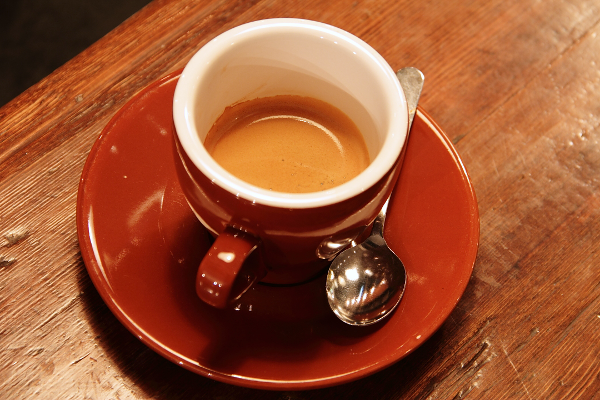
#> input picture skimage.data.coffee(), 600 x 400 px
$ jupyter execute '6cv + bonus.ipynb'
#> lines starting #> are read from the running program, lines starting #| are printed output that depends on the picture; after the words box and inside, x2 and y2 are one past the last pixel; in counts of white or black regions, pixels touching at a corner belong together
# 6. Fourierova transformácia
Fourierova transformácia (FT) je dôležitým nástrojom pri úprave signálov, ktoré rozkladá na
jednotlivé harmonické zložky. Hovoríme o prechode z časovej (rsp. priestorovej) oblasti do
frekvenčnej oblasti. Pre lepšie pochopenie uvedieme najskôr príklad použitia FT na signále šíriacom
sa pozdĺž jedného rozmeru zloženom z dvoch harmonických zložiek:

[cell 1]
import numpy as np
import matplotlib.pyplot as plt
from skimage.color import rgb2gray
from skimage import data, transform

from scipy import fft

[cell 2]
plt.rcParams['text.color'] = 'w'
plt.rcParams['xtick.color'] = 'w'
plt.rcParams['ytick.color'] = 'w'
plt.rcParams['axes.labelcolor'] = 'w'

[cell 3]
x = np.linspace(0, 8*np.pi, 150)

y_1 = 2*np.sin(x)
y_2 = 0.8*np.sin(10*x)

y = y_1 + y_2

y_f = fft.fft(y)

plt.figure(figsize=(15,5))
plt.subplot(121)
plt.plot(x,y)
plt.xlabel('x')
plt.ylabel('y')
plt.title('Funkcia z dvoch sinusov s roznym f a A')
plt.subplot(122)
plt.title('Fourrier transform of the signal')
plt.plot(np.abs(y_f))
#> figure, not shown here; panel 1: curve peaks at x = 14, y = 2.77; panel 2: curve peaks at x = 4, y = 149.4

Úpravou frekvenčného spektra pred vykonaním inverznej Fourierovej transformácie môžeme zo
signálu odfiltrovať niektoré harmonické zložky:

[cell 4]
y_f_removed_f = y_f
y_f_removed_f[10:140] = 0  + 0.j
plt.figure(figsize=(15,5))
plt.subplot(121)
plt.plot(np.abs(y_f))
plt.xlabel('y')
plt.ylabel('f')
plt.title('Frekvencne spektrum s jednym odstranenym peakom')
plt.subplot(122)
y_t = fft.ifft(y_f)
plt.plot(x,y_t)
plt.xlabel('x')
plt.ylabel('y')
#> figure, not shown here; panel 1: curve peaks at x = 4, y = 149.4; panel 2: curve peaks at x = 14.17, y = 2

[cell 5]
N = 1000
Fs  = 100 # Hz vzorkovacia frekvencia

T = N/Fs

x = np.linspace(0, 10*np.pi, N)

y_1 = np.sin(x) + np.sin(2*x) + np.sin(3*x)

f = np.linspace(0,N-1,N)*Fs/N

plt.figure(figsize=(15,5))
y_f = fft.fft(y_1)

plt.subplot(121)
plt.plot(y_1)
plt.xlabel('x')
plt.ylabel('y')
plt.grid()
plt.subplot(122)
plt.plot(f,np.real(y_f))
plt.axis([0,20,np.min(np.real(y_f))-1,np.max(np.real(y_f))+1])
plt.xlabel('Hz')
plt.ylabel('Y*Hz^-1')

plt.grid()
#> figure, not shown here; panel 1: curve peaks at x = 221, y = 2.5; panel 2: curve peaks at x = 1.5, y = 23.46

[cell 6]
N=100
x = np.array([np.linspace(0,10*np.pi,N)])
y = np.sin(x)
im = np.repeat(y, 100,axis=0)
plt.figure(figsize=(15,10))
plt.subplot(121)
plt.imshow(im)
plt.subplot(122)
im_fft= fft.fft2(im)

zero_center_im_fft = fft.fftshift(im_fft)

plt.imshow(np.log(1+np.abs(zero_center_im_fft)))

[cell 7]
im = rgb2gray(data.coffee())
plt.figure(figsize=(20,15))
plt.subplot(121)
plt.imshow(im,cmap='gray')
plt.subplot(122)
im_fft= fft.fft2(im)
zero_center_im_fft = fft.fftshift(im_fft)
plt.imshow(np.log(1+np.abs(zero_center_im_fft)))

[cell 8]
plt.figure(figsize=(20,15))
plt.subplot(121)
pxls = 40

im_fft= fft.fft2(im)
zero_center_im_fft = fft.fftshift(im_fft)
im_size = im.shape
#> im_size = (400, 600)
filtered_spectrum = np.zeros(zero_center_im_fft.shape,dtype=np.complex)

filtered_spectrum[im_size[0]//2-pxls:im_size[0]//2+pxls,im_size[1]//2-pxls:im_size[1]//2+pxls] =\
    zero_center_im_fft[im_size[0]//2-pxls:im_size[0]//2+pxls,im_size[1]//2-pxls:im_size[1]//2+pxls]

plt.imshow(np.log(1+np.abs(filtered_spectrum)))
plt.subplot(122)
inverse_img = fft.ifft2(filtered_spectrum)
plt.imshow(np.abs(inverse_img), cmap='gray')

[cell 9]
plt.figure(figsize=(15,10))
plt.subplot(121)
pxls = 40

im_fft= fft.fft2(im)
zero_center_im_fft = fft.fftshift(im_fft)
im_size = im.shape
filtered_spectrum = zero_center_im_fft

filtered_spectrum[im_size[0]//2-pxls:im_size[0]//2+pxls,im_size[1]//2-pxls:im_size[1]//2+pxls] = 0+0.j
plt.imshow(np.log(1+np.abs(filtered_spectrum)))
plt.subplot(122)
inverse_img = fft.ifft2(filtered_spectrum)
plt.imshow(np.abs(inverse_img), cmap='gray')

[cell 10]
# Dokoncit cvicenie v knihe s obrazkami z knihy
# Dorobit bonusovu ulohu

N = 255
x = np.array([np.linspace(0,8*np.pi,N)])
y = np.sin(x) + np.sin(2*x)
im = np.repeat(y, 255, axis=0)

im_fft = fft.fft2(im)
zero_center_im_fft = fft.fftshift(im_fft)
F2 = np.log(1+np.abs(zero_center_im_fft))

plt.figure(figsize=(15,10))
plt.subplot(121)
plt.imshow(im, cmap = "gray")
plt.title("Pôvodný obrázok")
plt.subplot(122)
plt.imshow(F2, cmap = "gray")
plt.xlim(101,151)
plt.ylim(101,151)
plt.title("Amplitudove spektrum, zvacsene")

[cell 11]
zero_center_im_fft[126:128,122:124] = 0 + 0.j
zero_center_im_fft[126:128,130:132] = 0 + 0.j

F2 = np.log(1+np.abs(zero_center_im_fft))
F = fft.ifftshift(zero_center_im_fft)
Y = fft.ifft2(F)

plt.figure(figsize=(15,10))
plt.subplot(121)
plt.imshow(F2, cmap = "gray")
plt.xlim(101,151)
plt.ylim(101,151)
plt.title("Amplitudove spektrum, filtrovane, zvacsene")
plt.subplot(122)
plt.imshow(np.abs(Y), cmap = "gray")
plt.title("Filtrovany obrazok")

[cell 12]
img = rgb2gray(plt.imread("./imgs/fabric.png"))
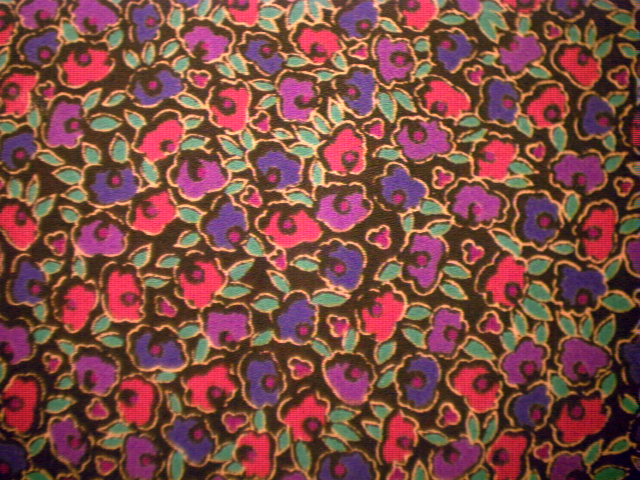
#> input picture imgs/fabric.png, 640 x 480 px
#> img: shape (480, 640) float32; min 0.00452, max 0.929, mean 0.337
img = img[140:340,220:420]
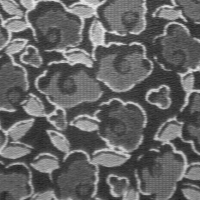
#> img: shape (200, 200) float32; min 0.109, max 0.929, mean 0.398
plt.figure(figsize=(15,10))
plt.subplot(121)
plt.title("Povodny obrazok")
plt.imshow(img, cmap = "gray")
plt.subplot(122)
plt.title("Amplitudove spektrum")
img_fft = fft.fft2(img)
zero_center_img_fft = fft.fftshift(img_fft)
plt.imshow(np.log(1+np.abs(zero_center_img_fft)), cmap="gray")

[cell 13]
plt.figure(figsize=(15,10))
plt.subplot(121)
plt.title("Amplitudove spektrum, filtrovane")
pxls = 40

img_fft= fft.fft2(img)
zero_center_img_fft = fft.fftshift(img_fft)
img_size = img.shape
#> img_size = (200, 200)
filtered_spectrum = np.zeros(zero_center_img_fft.shape,dtype=np.complex)

filtered_spectrum[img_size[0]//2-pxls:img_size[0]//2+pxls,img_size[1]//2-pxls:img_size[1]//2+pxls] =\
    zero_center_img_fft[img_size[0]//2-pxls:img_size[0]//2+pxls,img_size[1]//2-pxls:img_size[1]//2+pxls]

plt.imshow(np.log(1+np.abs(filtered_spectrum)), cmap="gray")
plt.subplot(122)
plt.title("Filtrovany obrazok, dolna priepust")
inverse_img = fft.ifft2(filtered_spectrum)
plt.imshow(np.abs(inverse_img), cmap='gray')

[cell 14]
plt.figure(figsize=(15,10))
plt.subplot(121)
plt.title("Amplitudove spektrum, filtrovane")
pxls = 40

img_fft= fft.fft2(img)
zero_center_img_fft = fft.fftshift(img_fft)
img_size = img.shape
filtered_spectrum = zero_center_img_fft

filtered_spectrum[img_size[0]//2-pxls:img_size[0]//2+pxls,img_size[1]//2-pxls:img_size[1]//2+pxls] = 0+0.j
plt.imshow(np.log(1+np.abs(filtered_spectrum)), cmap="gray")
plt.subplot(122)
plt.title("Filtrovany obrazok, horna priepust")
inverse_img = fft.ifft2(filtered_spectrum)
plt.imshow(np.abs(inverse_img), cmap='gray')

[cell 15]
bw = rgb2gray(plt.imread("./imgs/text.png"))
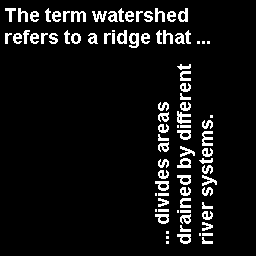
#> input picture imgs/text.png, 256 x 256 px
#> bw: shape (256, 256) float32; values 0 (black) and 1 (white), 7.3% white in thin lines or dots, all inside (x1, y1, x2, y2) = (5, 8, 217, 244)
a = np.zeros(bw.shape)
a[0:13, 0:10] = transform.rotate(bw[32:45,88:98], 180)
#> a: shape (256, 256) float64; values 0 (black) and 1 (white), 0.1% white in thin lines or dots, all inside (x1, y1, x2, y2) = (0, 1, 10, 12)
C = np.real(fft.ifft2(fft.fft2(bw)*fft.fft2(a)))

plt.figure(figsize=(10,10))
plt.subplot(223)
plt.imshow(C,cmap="gray")
plt.title("Vysledok nasobenia vo frekvencnej oblasti")
plt.subplot(224)
plt.imshow(C > 0.9*np.max(C), cmap="gray")
plt.title("Polohy hladaneho vzoru")

[cell 16]
Y = rgb2gray(plt.imread("./imgs/gantrycrane.png"))
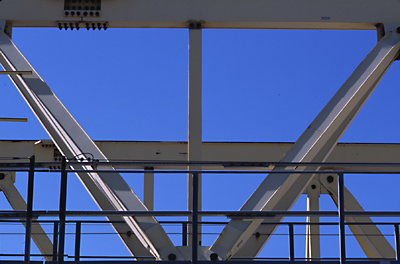
#> input picture imgs/gantrycrane.png, 400 x 264 px
#> Y: shape (264, 400) float32; min 0, max 1, mean 0.364
Y = Y[:,69:332]
#> Y: shape (264, 263) float32

F = fft.fft2(Y)
F_shift = fft.fftshift(F)
F2 = np.log(np.abs(F_shift))
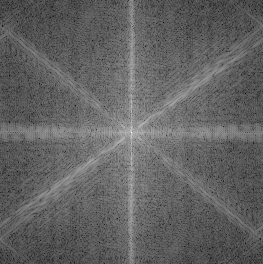
#> F2: shape (264, 263) float32; min -3.49, max 10.15, mean 1.8; drawn with min black and max white

thresh = np.log(np.abs(F_shift)) > (0.45*np.max(np.log(np.abs(F_shift))))
#> thresh: shape (264, 263) bool; 1.4% white in thin lines or dots, all inside (x1, y1, x2, y2) = (53, 14, 210, 251)

circ_filter = np.zeros(F.shape)
radius = 30
s1, s2 = circ_filter.shape
#> s1 = 264; s2 = 263

for i in range(0, s1):
    for j in range(0, s2):
        if np.sqrt((i - s1//2 + j - s2//2)**2) < radius:
            circ_filter[i][j] = 1
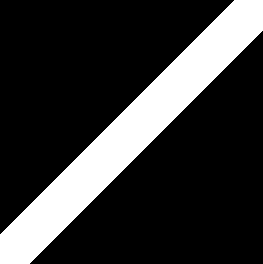
#> circ_filter: shape (264, 263) float64; values 0 (black) and 1 (white), 21.1% white; 1 white region, box (x1, y1, x2, y2) and area: (0, 0, 263, 264) 14676

F3 = F_shift * thresh * circ_filter
X = fft.ifft2(fft.ifftshift(F3))

plt.figure(figsize=(10,10))
plt.subplot(221)
plt.imshow(Y, cmap = "gray")
plt.title("Povodny obrazok")
plt.subplot(222)
plt.imshow(F2, cmap="gray")
plt.title("Amplitudove spektrum")
plt.subplot(223)
plt.imshow(thresh, cmap = "gray")
plt.title("Amplitudove spektrum, prah")
plt.subplot(224)
plt.imshow(np.real(X), cmap="gray")
plt.title("Filtrovany obrazok")

[cell 17]
#BONUS

code = (rgb2gray(plt.imread("./imgs/code.png")) * 255).astype(dtype= np.uint8)
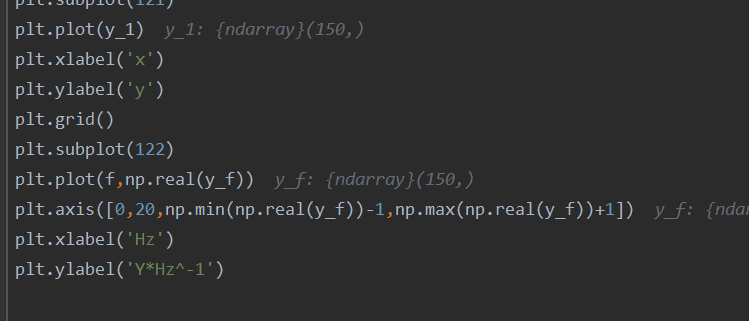
#> input picture imgs/code.PNG, 749 x 321 px, found by its file name
#> code: shape (321, 749); min 42, max 181, mean 45.8
axis = transform.rotate(code, -20, resize= True)
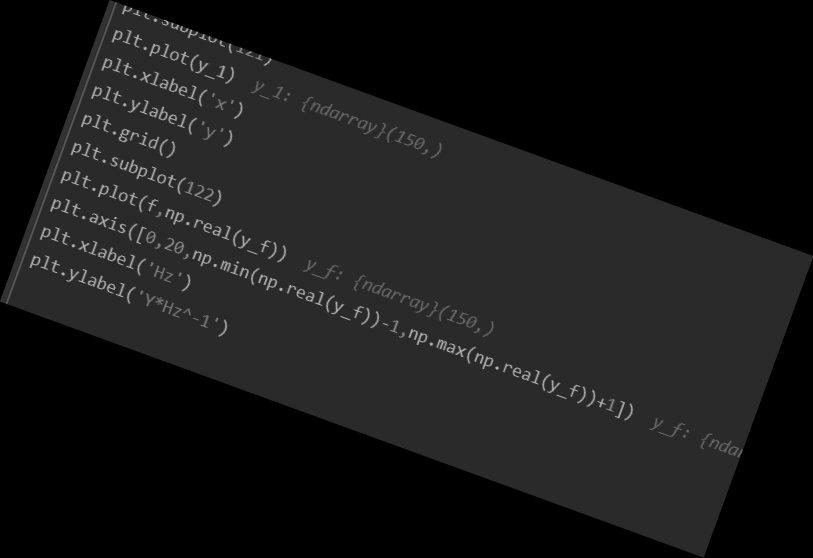
#> axis: shape (558, 813) float64; min 0, max 0.71, mean 0.0952

plt.figure(figsize=(20, 15))
plt.subplot(121)
plt.imshow(axis,cmap= 'gray')
plt.subplot(122)
textFft = np.fft.fftshift(np.fft.fft2(axis))
realTextFft = np.log(1 + np.abs(textFft))
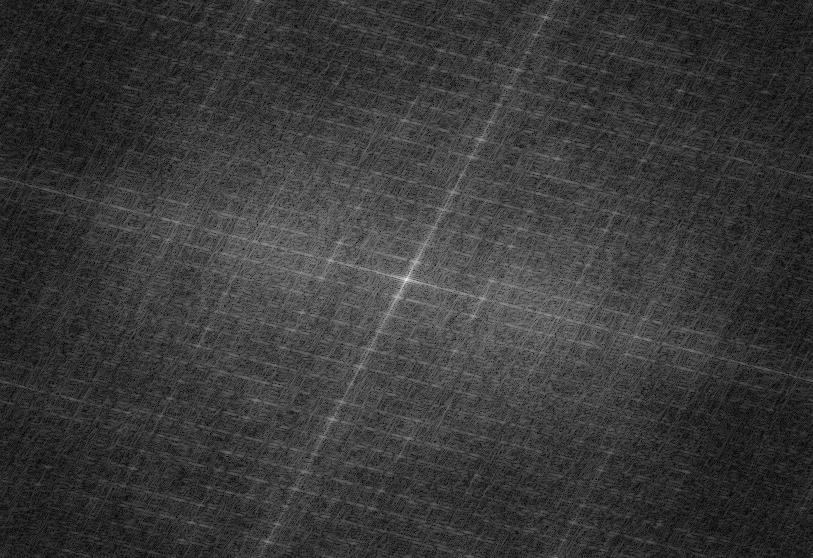
#> realTextFft: shape (558, 813) float64; min 0.012, max 10.67, mean 2.41; drawn with min black and max white
plt.imshow(realTextFft > 0.6 * np.max(realTextFft), cmap= 'gray')
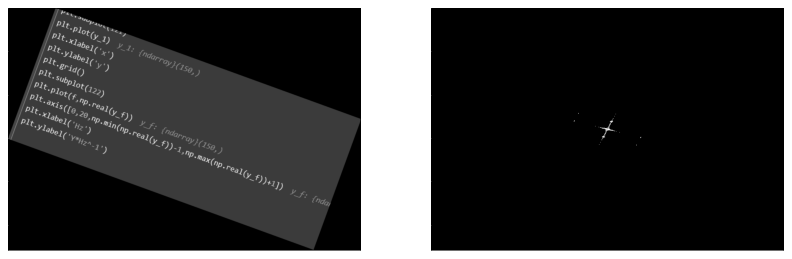
#> figure drawn by matplotlib, 2 panels
